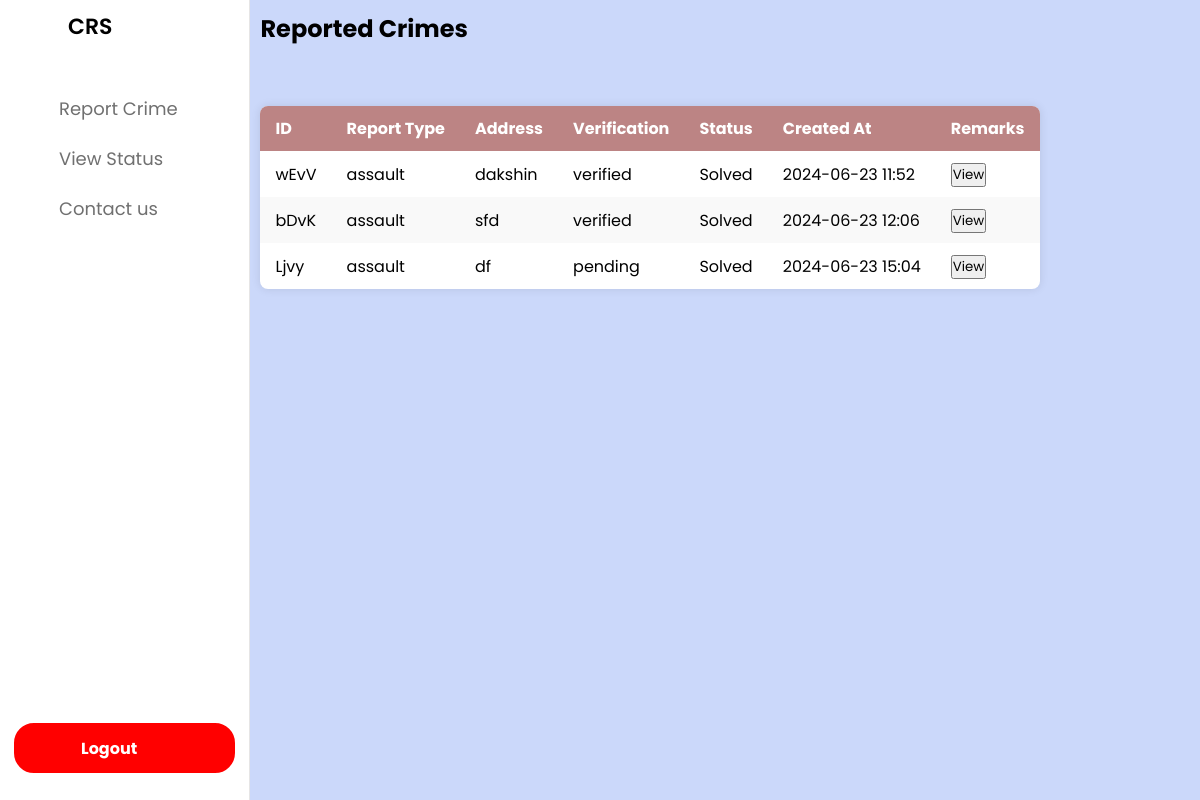
The page /view_status.php on the database its author committed.
### tables this page shows
CREATE TABLE `report_crime` (
  `report_type` varchar(50) NOT NULL,
  `name` varchar(100) NOT NULL,
  `phone` varchar(20) NOT NULL,
  `address` varchar(255) NOT NULL,
  `description` text NOT NULL,
  `submission_date` timestamp NOT NULL DEFAULT current_timestamp(),
  `Verification` varchar(50) DEFAULT 'pending',
  `status` varchar(50) DEFAULT 'Pending',
  `image` varchar(255) DEFAULT NULL,
  `video` varchar(255) DEFAULT NULL,
  `case_id` varchar(4) DEFAULT NULL,
  `id` int(11) NOT NULL,
  `admin_remarks` text DEFAULT NULL
);

### view_status.php (the view, shortened to what this page needs)
<!DOCTYPE html>
<html lang="en">
<head>
    <link rel="stylesheet" href="https://unicons.iconscout.com/release/v4.0.0/css/line.css">
</head>
<body>
    <nav>
        <div class="logo-name">
            <span class="logo_name">CRS</span>
        </div>
        <div class="menu-items">
            <ul class="nav-links">
                <li><a href="report_form.php">
                    <i class="uil uil-files-landscapes"></i>
                    <span class="link-name">Report Crime</span>
                </a></li>
                <li><a href="view_status.php">
                    <i class="uil uil-chart"></i>
                    <span class="link-name">View Status</span>
                </a></li>
                <li><a href="contact.php">
                    <i class="uil uil-comments"></i>
                    <span class="link-name">Contact us</span>
                </a></li>
            </ul>
            <ul class="logout-mode">
                <li><a href="logout.php" class="logout">
                    <i class="uil uil-signout"></i>
                    <span>Logout</span>
                </a></li>
            </ul>
        </div>
    </nav>
    <div class="dashboard">
        <div class="dash-content">
            <h2>Reported Crimes</h2>
            <table class="table" id="reportTable">
                <thead>
                    <tr>
                        <th>ID</th>
                        <th>Report Type</th>
                        <th>Address</th>
                        <th>Verification</th>
                        <th>Status</th>
                        <th>Created At</th>
                        <th>Remarks</th>
                    </tr>
                </thead>
                <tbody>
                <?php
                        $servername = "localhost";
                        $username = "root";
                        $password = "";
                        $database = "login";
                        $conn = new mysqli($servername, $username, $password, $database);
                        $sql = "SELECT *,
           DATE_FORMAT(submission_date, '%Y-%m-%d %H:%i') AS formatted_created_at,
           (SELECT COUNT(*) FROM report_crime WHERE status = 'Solved' AND case_id = report_crime.case_id) AS solved_cases,
           admin_remarks
        FROM report_crime";
$result = $conn->query($sql);
if ($result->num_rows > 0) {
    while ($row = $result->fetch_assoc()) {
        echo "<tr>";
        echo "<td>" . $row['case_id'] . "</td>";
        echo "<td>" . $row['report_type'] . "</td>";
        echo "<td>" . $row['address'] . "</td>";
        echo "<td>" . $row['Verification'] . "</td>";
        echo "<td>" . $row['status'] . "</td>";
        echo "<td>" . $row['formatted_created_at'] . "</td>";
        echo "<td>";
        echo "<button onclick='openModal(\"" . $row['case_id'] . "\", \"" . $row['report_type'] . "\", \"" . $row['address'] . "\", \"" . $row['Verification'] . "\", \"" . $row['status'] . "\", \"" . $row['formatted_created_at'] . "\", \"" . $row['admin_remarks'] . "\")'>View</button>";
        echo "</td>";
        echo "</tr>";
    }
} else {
    echo "<tr><td colspan='7'>No reported crimes found.</td></tr>";
}
                        ?>
                </tbody>
            </table>
        </div>
    </div>
</body>
</html>

### view_status.php (style rules this page uses)
* { margin: 0; padding: 0; box-sizing: border-box; font-family: 'Poppins', sans-serif; }
:root { --primary-color: #cbd8fa; --panel-color: #FFF; --text-color: #000; --black-light-color: #707070; --border-color: #e6e5e5; --toggle-color: #DDD; --box1-color: #4DA3FF; --box2-color: #FFE6AC; --box3-color: #E7D1FC; --title-icon-color: #fff; --tran-05: all 0.5s ease; --tran-03: all 0.3s ease; --tran-03: all 0.2s ease; }
body { min-height: 100vh; display: flex; justify-content: center; align-items: center; background-color: var(--primary-color); }
nav { position: fixed; top: 0; left: 0; height: 100%; width: 250px; padding: 10px 14px; background-color: var(--panel-color); border-right: 1px solid var(--border-color); transition: var(--tran-05); }
nav .logo-name { display: flex; align-items: center; }
nav .logo-name .logo_name { font-size: 22px; font-weight: 600; color: var(--text-color); margin-left: 9px; }
nav .menu-items { margin-top: 40px; height: calc(100% - 90px); display: flex; flex-direction: column; justify-content: space-between; }
.menu-items li { list-style: none; }
.menu-items li a { display: flex; align-items: center; height: 50px; text-decoration: none; position: relative; }
.menu-items li a i { font-size: 24px; min-width: 45px; height: 100%; display: flex; align-items: center; justify-content: center; color: var(--black-light-color); }
.menu-items li a .link-name { font-size: 18px; font-weight: 400; color: var(--black-light-color); transition: var(--tran-05); }
.dash-content { margin-bottom: 500px; margin-left: 100px; }
.logout { text-decoration: none; padding: 10px 20px; border: 2px solid #ff0000; border-radius: 20px; background-color: #ff0000; color: #fff; font-size: 16px; font-weight: bold; transition: all 0.3s ease; }
.table { width: 100%; border-collapse: collapse; background-color: #fff; border-radius: 8px; overflow: hidden; box-shadow: 0 0 10px rgba(0, 0, 0, 0.1); margin-top: 60px; }
.table th, .table td { padding: 10px 15px; text-align: left; }
.table th { background-color: #bc8484; color: #fff; }
.table tbody tr:nth-child(even) { background-color: #f9f9f9; }

### rows shown on the page
report_crime: case "wEvV", report_type "assault", address "dakshin", Verification "verified", status "Solved", formatted_created_at "2024-06-23 11:52"
report_crime: case "bDvK", report_type "assault", address "sfd", Verification "verified", status "Solved", formatted_created_at "2024-06-23 12:06"
report_crime: case "Ljvy", report_type "assault", address "df", Verification "pending", status "Solved", formatted_created_at "2024-06-23 15:04"
